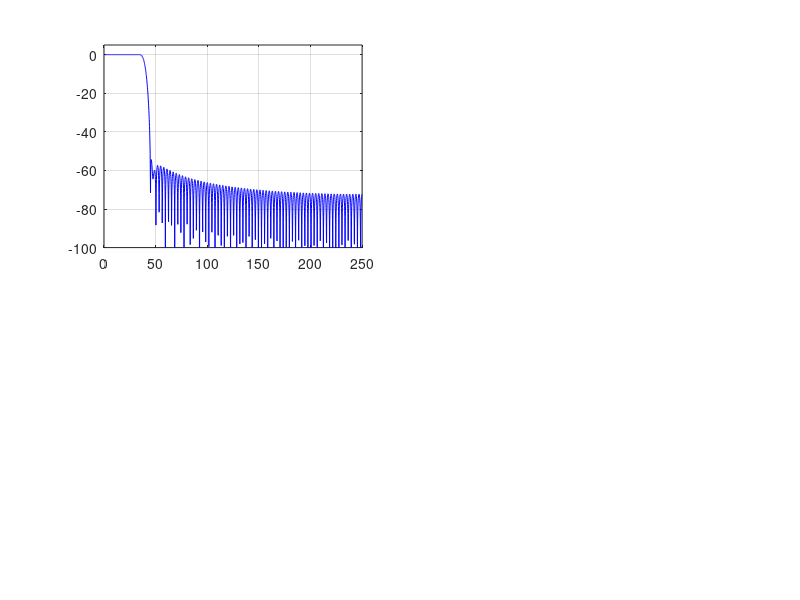

Recreate this plot in MATLAB. (Note: this script raises an error after producing the figure.)
% =========================================================================
% diseno_filtros.m
% -------------------------------------------------------------------------
% PROPOSITO:
%   Disenar y caracterizar los filtros del caso ECG (fs = 500 Hz, Anexo I-A):
%     (1) FIR pasa-bajos Hamming, fc = 40 Hz  -> fase lineal (preserva P-QRS-T)
%     (2) IIR pasa-bajos Chebyshev I (con SOS) -> bajo orden, estable
%     (3) Notch IIR 50 Hz                      -> elimina red electrica
%
%   Para cada filtro se grafican:  respuesta en frecuencia (|H| en dB y fase),
%   retardo de grupo (grpdelay), polos-ceros (zplane) y respuesta al impulso
%   (impz). Ademas se imprimen los primeros/ultimos coeficientes del FIR y se
%   verifica su simetria (condicion de fase lineal).
%
% USO:    >> diseno_filtros      (en Octave: ejecutar antes 'pkg load signal')
% AUTOR:  Material de referencia PDS - Filtrado Digital FIR/IIR
% =========================================================================

% --- Carga del paquete signal (solo Octave; en MATLAB no es necesario) ---
if exist('OCTAVE_VERSION', 'builtin')
  pkg load signal
end

clc; close all;

% =========================================================================
% 0) Especificacion comun (caso ECG, Anexo I-A)
% =========================================================================
fs = 500;              % Frecuencia de muestreo [Hz]
fnyq = fs/2;           % Frecuencia de Nyquist  [Hz] = 250
fc  = 40;              % Frecuencia de corte LP [Hz]  (banda util del ECG ~0.5-40)
fp  = 40;              % Borde banda de paso    [Hz]  (IIR)
fr  = 60;              % Borde banda de rechazo [Hz]  (IIR)
Rp  = 1;               % Ondulacion maxima en banda de paso  [dB]
As  = 40;              % Atenuacion minima en banda de rechazo [dB]
f0  = 50;              % Frecuencia de la red electrica (notch) [Hz]
Nfreq = 2048;          % Puntos de evaluacion para freqz

printf('========================================================\n');
printf(' DISENO DE FILTROS - CASO ECG  (fs = %d Hz)\n', fs);
printf('========================================================\n\n');

% =========================================================================
% 1) FIR PASA-BAJOS HAMMING  (fc = 40 Hz)
% =========================================================================
%   Wn = fc/(fs/2) = 40/250 = 0.16  (fraccion de Nyquist, en (0,1))
%   Orden N ~ 166 (par => filtro Tipo I, simetrico, fase lineal exacta).
%   El orden alto del FIR es el precio de la fase lineal: la transicion
%   estrecha 40->~50 Hz con ventana Hamming exige ~166 coeficientes.
% -------------------------------------------------------------------------
Wn_fir = fc / fnyq;            % = 0.16
N_fir  = 166;                  % orden FIR (par)  => N_fir+1 = 167 coeficientes
b_fir  = fir1(N_fir, Wn_fir, hamming(N_fir+1));   % LP, ventana Hamming explicita
a_fir  = 1;                    % FIR: denominador trivial

printf('--- FIR pasa-bajos Hamming ---\n');
printf('  Wn = fc/(fs/2) = %d/%d = %.4f\n', fc, fnyq, Wn_fir);
printf('  Orden N = %d  =>  %d coeficientes\n', N_fir, N_fir+1);
printf('  Retardo de grupo (constante) = N/2 = %.1f muestras = %.2f ms\n', ...
        N_fir/2, 1000*(N_fir/2)/fs);

% Primeros y ultimos 5 coeficientes
printf('\n  Primeros 5 coeficientes b[0..4]:\n');
for k = 1:5
  printf('    b[%3d] = %+.6e\n', k-1, b_fir(k));
end
printf('  Ultimos 5 coeficientes b[N-4..N]:\n');
for k = N_fir-3:N_fir+1
  printf('    b[%3d] = %+.6e\n', k-1, b_fir(k));
end

% Verificacion de simetria  b[n] == b[N-n]  (=> fase lineal)
err_sim = max(abs(b_fir - fliplr(b_fir)));
printf('\n  Verificacion de simetria  max|b[n]-b[N-n]| = %.3e\n', err_sim);
if err_sim < 1e-12
  printf('  -> SIMETRICO: el FIR tiene FASE LINEAL EXACTA.\n\n');
else
  printf('  -> AVISO: no perfectamente simetrico (revisar diseno).\n\n');
end

% --------- Graficas del FIR ---------
[Hf, ff] = freqz(b_fir, a_fir, Nfreq, fs);
figure('Name', 'FIR pasa-bajos Hamming - fc=40 Hz');
subplot(2,2,1);
  plot(ff, 20*log10(abs(Hf)), 'b'); grid on; ylim([-100 5]);
  hold on; xline_compat(fc); hold off;
  xlabel('Frecuencia [Hz]'); ylabel('|H| [dB]');
  title('FIR: Magnitud');
subplot(2,2,2);
  plot(ff, unwrap(angle(Hf))*180/pi, 'b'); grid on;
  xlabel('Frecuencia [Hz]'); ylabel('Fase [grados]');
  title('FIR: Fase (lineal)');
subplot(2,2,3);
  [gd, fg] = grpdelay(b_fir, a_fir, Nfreq, fs);
  plot(fg, gd, 'b'); grid on;
  xlabel('Frecuencia [Hz]'); ylabel('Retardo grupo [muestras]');
  title(sprintf('FIR: grpdelay (cte = %d)', N_fir/2));
subplot(2,2,4);
  [hh, th] = impz(b_fir, a_fir);
  stem(th, hh, 'b', 'Marker', 'none'); grid on;
  xlabel('n [muestras]'); ylabel('h[n]');
  title('FIR: Respuesta al impulso');

figure('Name', 'FIR: Polos-Ceros');
  zplane(b_fir, a_fir);
  title('FIR: Diagrama polos-ceros (todos los polos en z=0)');

% =========================================================================
% 2) IIR PASA-BAJOS  (Chebyshev I, salida SOS)
% =========================================================================
%   Especificacion: fp=40, fr=60, Rp=1 dB, As=40 dB.
%   NOTA: con Butterworth esta mascara exige N = 13 (transicion 40->60 Hz,
%   relacion 1.54 con 40 dB es muy exigente). Una forma directa de orden 13
%   es numericamente inviable. Por eso se usa Chebyshev I (N ~ 6) y se realiza
%   en CASCADA DE BIQUADS (SOS), que reduce drasticamente la sensibilidad a la
%   cuantizacion de coeficientes. El eliptico daria N ~ 4 (ver alternativa).
% -------------------------------------------------------------------------
Wp = fp / fnyq;        % = 0.16  (banda de paso normalizada)
Ws = fr / fnyq;        % = 0.24  (banda de rechazo normalizada)

% Orden minimo Chebyshev I y frecuencia natural
[N_iir, Wn_iir] = cheb1ord(Wp, Ws, Rp, As);

% Diseno en cero-polo-ganancia -> SOS (numericamente robusto)
[z_iir, p_iir, k_iir] = cheby1(N_iir, Rp, Wn_iir);
sos_iir = zp2sos(z_iir, p_iir, k_iir);

printf('--- IIR pasa-bajos Chebyshev I (SOS) ---\n');
printf('  Wp = %.4f , Ws = %.4f , Rp = %d dB , As = %d dB\n', Wp, Ws, Rp, As);
printf('  Orden minimo Chebyshev I:  N = %d  (Butterworth daria N = 13)\n', N_iir);
printf('  Frecuencia natural Wn = %.4f\n', Wn_iir);
printf('  Cascada SOS: %d secciones de 2do orden (biquads)\n', size(sos_iir,1));
printf('  Estabilidad: max|polo| = %.4f  (estable si < 1)\n\n', max(abs(p_iir)));

% Alternativa eliptico (solo informativa: orden minimo de los cuatro)
[N_ell, Wn_ell] = ellipord(Wp, Ws, Rp, As);
printf('  [Alternativa] Eliptico (ellipord): N = %d (orden minimo posible)\n\n', N_ell);

% --------- Graficas del IIR ---------
% Coeficientes globales [b,a] desde la cascada SOS (portable para freqz/grpdelay/impz)
[b_iir_tf, a_iir_tf] = sos2tf(sos_iir);
[Hi, fi] = freqz(b_iir_tf, a_iir_tf, Nfreq, fs);
figure('Name', 'IIR pasa-bajos Chebyshev I (SOS)');
subplot(2,2,1);
  plot(fi, 20*log10(abs(Hi)), 'r'); grid on; ylim([-100 5]);
  hold on; xline_compat(fp); xline_compat(fr); hold off;
  xlabel('Frecuencia [Hz]'); ylabel('|H| [dB]');
  title(sprintf('IIR Cheby I (N=%d): Magnitud', N_iir));
subplot(2,2,2);
  plot(fi, unwrap(angle(Hi))*180/pi, 'r'); grid on;
  xlabel('Frecuencia [Hz]'); ylabel('Fase [grados]');
  title('IIR: Fase (NO lineal)');
subplot(2,2,3);
  [gdi, fgi] = grpdelay(b_iir_tf, a_iir_tf, Nfreq, fs);
  plot(fgi, gdi, 'r'); grid on;
  xlabel('Frecuencia [Hz]'); ylabel('Retardo grupo [muestras]');
  title('IIR: grpdelay (variable)');
subplot(2,2,4);
  [hhi, thi] = impz(b_iir_tf, a_iir_tf, 200);
  stem(thi, hhi, 'r', 'Marker', 'none'); grid on;
  xlabel('n [muestras]'); ylabel('h[n]');
  title('IIR: Respuesta al impulso (infinita)');

figure('Name', 'IIR: Polos-Ceros');
  zplane(z_iir, p_iir);
  title(sprintf('IIR Cheby I (N=%d): polos dentro del circulo unitario', N_iir));

% =========================================================================
% 3) NOTCH IIR 50 Hz  (rechazo de banda estrecho - red electrica)
% =========================================================================
%   Filtro IIR de 2do orden: ceros sobre el circulo en w0 y polos justo
%   dentro (radio r<1). El ancho lo fija el factor Q (bw = w0/Q).
% -------------------------------------------------------------------------
Q  = 35;                 % factor de calidad (notch estrecho)
w0 = f0 / fnyq;          % = 50/250 = 0.20  (centro normalizado)
bw = w0 / Q;             % ancho de banda a -3 dB normalizado
[b_notch, a_notch] = iirnotch(w0, bw);

printf('--- Notch IIR 50 Hz ---\n');
printf('  w0 = f0/(fs/2) = %d/%d = %.4f ,  Q = %d ,  bw = %.5f\n', f0, fnyq, w0, Q, bw);
printf('  Coeficientes b = [%+.5f %+.5f %+.5f]\n', b_notch(1), b_notch(2), b_notch(3));
printf('  Coeficientes a = [%+.5f %+.5f %+.5f]\n', a_notch(1), a_notch(2), a_notch(3));
printf('  Estabilidad: max|polo| = %.4f\n\n', max(abs(roots(a_notch))));

% --------- Graficas del Notch ---------
[Hn, fn] = freqz(b_notch, a_notch, Nfreq, fs);
figure('Name', 'Notch IIR 50 Hz');
subplot(2,2,1);
  plot(fn, 20*log10(abs(Hn)), 'm'); grid on; ylim([-60 5]);
  hold on; xline_compat(f0); hold off;
  xlabel('Frecuencia [Hz]'); ylabel('|H| [dB]');
  title('Notch 50 Hz: Magnitud');
subplot(2,2,2);
  plot(fn, unwrap(angle(Hn))*180/pi, 'm'); grid on;
  xlabel('Frecuencia [Hz]'); ylabel('Fase [grados]');
  title('Notch: Fase');
subplot(2,2,3);
  [gdn, fgn] = grpdelay(b_notch, a_notch, Nfreq, fs);
  plot(fgn, gdn, 'm'); grid on;
  xlabel('Frecuencia [Hz]'); ylabel('Retardo grupo [muestras]');
  title('Notch: grpdelay');
subplot(2,2,4);
  [hhn, thn] = impz(b_notch, a_notch, 200);
  stem(thn, hhn, 'm', 'Marker', 'none'); grid on;
  xlabel('n [muestras]'); ylabel('h[n]');
  title('Notch: Respuesta al impulso');

figure('Name', 'Notch: Polos-Ceros');
  zplane(b_notch, a_notch);
  title('Notch 50 Hz: ceros en circulo, polos justo dentro');

printf('========================================================\n');
printf(' Diseno completado. Revise las figuras en pantalla.\n');
printf('========================================================\n');

% =========================================================================
% Funcion auxiliar: linea vertical compatible con versiones sin 'xline'
% =========================================================================
function xline_compat(xpos)
  yl = ylim();
  line([xpos xpos], yl, 'Color', [0.5 0.5 0.5], 'LineStyle', '--');
end
